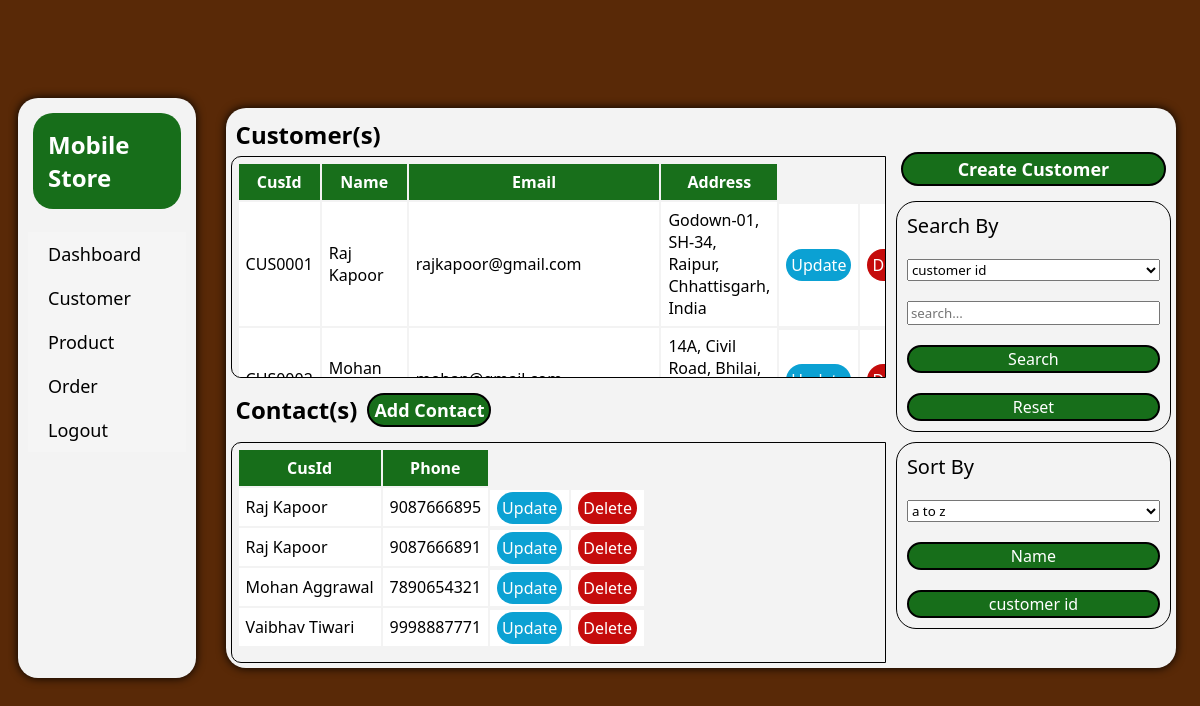
Before: /store/customer/ (signed in) with the older database file.
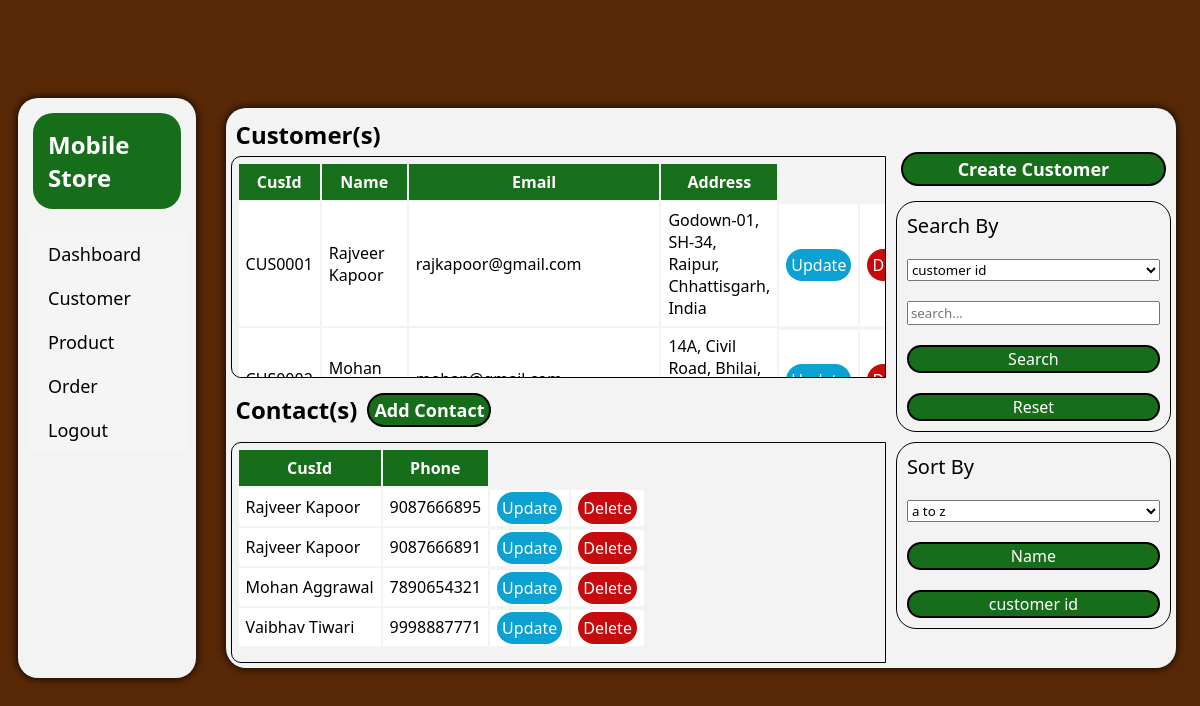
After: the same page with the newer database file.
### store/models.py (models this page shows, shortened)
class Customer(models.Model):
    customerId = models.CharField(max_length=10, primary_key=True)
    fname = models.CharField(max_length=100)
    lname = models.CharField(max_length=100)
    email = models.EmailField()
    house = models.CharField(max_length=100)
    street = models.CharField(max_length=100)
    city = models.CharField(max_length=100)
    state = models.CharField(max_length=100)
    country = models.CharField(max_length=100)
    def __str__(self):
        return f"{self.fname} {self.lname}"

class CustomerPhone(models.Model):
    customer = models.ForeignKey(Customer, on_delete=models.CASCADE)
    phone = models.CharField(max_length=15, unique=True)

### store/storeView/views.py (the view, shortened to what this page needs)
# urls.py: path("customer/", views.customer, name="customer"),
@login_required(login_url="/account/logout/")
def customer(request):
    customers = get_customer(all=True,count_all=True)
    customer_phone = CustomerPhone.objects.all().order_by("customer")
    return render(request, "store/customer.html",
                  {"customers":customers[1],
                   "total_customer":customers[0],
                   "customer_phone":customer_phone})

### store/storeView/views.py (called while the page is built)
def get_customer(count_all=True, all=False):
    customer = Customer.objects.all().order_by("customerId")
    if all != True:
        if count_all != True:
            return None
        total_customer = Customer.objects.count()
        return [total_customer,0]
    if count_all == True:
        total_customer = Customer.objects.count()
        return [total_customer,customer]
    return [0,customer]

### store/templates/store/customer.html (shortened to what this page needs)
{% extends "index.html" %}
{% block report_block %}
<div class="displayBox">
    <h3>Customer(s)</h3>
    <div class="tableBox">
        <table>
            <tr>
                <th>CusId</th>
                <th>Name</th>
                <th>Email</th>
                <th>Address</th>
            </tr>
            {% for customer in customers %}
            <tr>
                <td rowspan="2">{{customer.customerId}}</td>
                <td rowspan="2">{{customer.fname}} {{customer.lname}}</td>
                <td rowspan="2">{{customer.email}}</td>
                <td rowspan="2">{{customer.house}}, {{customer.street}},
                    {{customer.city}}, {{customer.state}}, {{customer.country}}</td>
                <tr>
                    <td><a class="updateBtn" href="/store/update_customer/{{customer.customerId}}/">Update</a></td>
                    <td><a class="deleteBtn" href="/store/delete_customer/{{customer.customerId}}/">Delete</a></td>
                </tr>
            </tr>
            {% endfor %}
        </table>
    </div>
    <div style="display:flex; flex-direction:row;">
        <h3>Contact(s)</h3>
        <a class="manageBtn" href="/store/add_contact/">Add Contact</a>
    </div>
    <div class="tableBox">
        <table>
            <tr>
                <th>CusId</th>
                <th>Phone</th>
            </tr>
            {% for cus_phone in customer_phone %}
            <tr>
                <td rowspan="2">{{cus_phone.customer}}</td>
                <td rowspan="2">{{cus_phone.phone}}</td>
            </tr>
            <tr>
                <td><a class="updateBtn" href="/store/update_contact/{{cus_phone.phone}}/">Update</a></td>
                <td><a class="deleteBtn" href="/store/delete_contact/{{cus_phone.phone}}/">Delete</a></td>
            </tr>
            {% endfor %}
        </table>
    </div>
</div>
<div class="curdBox">
    <a class="manageBtn" href="/store/create_customer/">Create Customer</a>
    <div class="searchBox">
        <form class="column_form" method="post" action="/store/customer/">
            <label>Search By</label>
            <select name="search_by" id="query">
                <option value="customer_id">customer id</option>
            </select>
            <input name="search_value" placeholder="search...">
            <button name="search_query">Search</button>
            <button name="reset">Reset</button>
        </form>
    </div>
    <div class="sortBox">
        <form class="column_form" method="post" action="/store/customer/">
            <label>Sort By</label>
            <select name="sort_by" id="query">
                <option value="ascending">a to z</option>
            </select>
            <button name="name_sort">Name</button>
            <button name="id_sort">customer id</button>
        </form>
    </div>
</div>
{% endblock report_block %}

Changed rows visible on the page:
changed Customer "CUS0001": fname "Raj" → "Rajveer"
changed through a linked row, CustomerPhone (number 1 of 4 on the later page): customer "Raj Kapoor" → "Rajveer Kapoor"
changed through a linked row, CustomerPhone (number 2 of 4 on the later page): customer "Raj Kapoor" → "Rajveer Kapoor"
